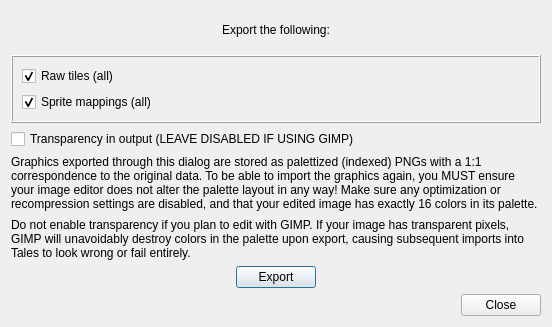
<?xml version="1.0" encoding="UTF-8"?>
<ui version="4.0">
 <class>NativeGraphicExportDialog</class>
 <widget class="QDialog" name="NativeGraphicExportDialog">
  <property name="geometry">
   <rect>
    <x>0</x>
    <y>0</y>
    <width>552</width>
    <height>327</height>
   </rect>
  </property>
  <property name="sizePolicy">
   <sizepolicy hsizetype="Fixed" vsizetype="Fixed">
    <horstretch>0</horstretch>
    <verstretch>0</verstretch>
   </sizepolicy>
  </property>
  <property name="windowTitle">
   <string>Native Graphics Export</string>
  </property>
  <layout class="QVBoxLayout" name="verticalLayout_2">
   <item>
    <widget class="QWidget" name="widget" native="true">
     <property name="sizePolicy">
      <sizepolicy hsizetype="Preferred" vsizetype="Maximum">
       <horstretch>0</horstretch>
       <verstretch>0</verstretch>
      </sizepolicy>
     </property>
     <layout class="QHBoxLayout" name="horizontalLayout">
      <item>
       <spacer name="horizontalSpacer">
        <property name="orientation">
         <enum>Qt::Horizontal</enum>
        </property>
        <property name="sizeHint" stdset="0">
         <size>
          <width>188</width>
          <height>20</height>
         </size>
        </property>
       </spacer>
      </item>
      <item>
       <widget class="QLabel" name="label">
        <property name="sizePolicy">
         <sizepolicy hsizetype="Preferred" vsizetype="Maximum">
          <horstretch>0</horstretch>
          <verstretch>0</verstretch>
         </sizepolicy>
        </property>
        <property name="text">
         <string>Export the following:</string>
        </property>
       </widget>
      </item>
      <item>
       <spacer name="horizontalSpacer_2">
        <property name="orientation">
         <enum>Qt::Horizontal</enum>
        </property>
        <property name="sizeHint" stdset="0">
         <size>
          <width>40</width>
          <height>20</height>
         </size>
        </property>
       </spacer>
      </item>
     </layout>
    </widget>
   </item>
   <item>
    <widget class="QFrame" name="frame">
     <property name="frameShape">
      <enum>QFrame::Box</enum>
     </property>
     <property name="frameShadow">
      <enum>QFrame::Raised</enum>
     </property>
     <layout class="QVBoxLayout" name="verticalLayout">
      <item>
       <widget class="QCheckBox" name="rawTilesCheckBox">
        <property name="text">
         <string>Raw tiles (all)</string>
        </property>
        <property name="checked">
         <bool>true</bool>
        </property>
       </widget>
      </item>
      <item>
       <widget class="QCheckBox" name="spriteMappingsCheckBox">
        <property name="text">
         <string>Sprite mappings (all)</string>
        </property>
        <property name="checked">
         <bool>true</bool>
        </property>
       </widget>
      </item>
     </layout>
    </widget>
   </item>
   <item>
    <widget class="QCheckBox" name="transparencyCheckBox">
     <property name="text">
      <string>Transparency in output (LEAVE DISABLED IF USING GIMP)</string>
     </property>
     <property name="checked">
      <bool>false</bool>
     </property>
    </widget>
   </item>
   <item>
    <widget class="QLabel" name="label_2">
     <property name="text">
      <string>Graphics exported through this dialog are stored as palettized (indexed) PNGs with a 1:1 correspondence to the original data. To be able to import the graphics again, you MUST ensure your image editor does not alter the palette layout in any way! Make sure any optimization or recompression settings are disabled, and that your edited image has exactly 16 colors in its palette.</string>
     </property>
     <property name="wordWrap">
      <bool>true</bool>
     </property>
    </widget>
   </item>
   <item>
    <widget class="QLabel" name="label_4">
     <property name="text">
      <string>Do not enable transparency if you plan to edit with GIMP. If your image has transparent pixels, GIMP will unavoidably destroy colors in the palette upon export, causing subsequent imports into Tales to look wrong or fail entirely.</string>
     </property>
     <property name="wordWrap">
      <bool>true</bool>
     </property>
    </widget>
   </item>
   <item>
    <layout class="QHBoxLayout" name="horizontalLayout_2">
     <item>
      <spacer name="horizontalSpacer_4">
       <property name="orientation">
        <enum>Qt::Horizontal</enum>
       </property>
       <property name="sizeHint" stdset="0">
        <size>
         <width>40</width>
         <height>20</height>
        </size>
       </property>
      </spacer>
     </item>
     <item>
      <widget class="QPushButton" name="pushButton">
       <property name="sizePolicy">
        <sizepolicy hsizetype="Maximum" vsizetype="Fixed">
         <horstretch>0</horstretch>
         <verstretch>0</verstretch>
        </sizepolicy>
       </property>
       <property name="text">
        <string>Export</string>
       </property>
      </widget>
     </item>
     <item>
      <spacer name="horizontalSpacer_3">
       <property name="orientation">
        <enum>Qt::Horizontal</enum>
       </property>
       <property name="sizeHint" stdset="0">
        <size>
         <width>40</width>
         <height>20</height>
        </size>
       </property>
      </spacer>
     </item>
    </layout>
   </item>
   <item>
    <widget class="QDialogButtonBox" name="buttonBox">
     <property name="orientation">
      <enum>Qt::Horizontal</enum>
     </property>
     <property name="standardButtons">
      <set>QDialogButtonBox::Close</set>
     </property>
    </widget>
   </item>
  </layout>
 </widget>
 <resources/>
 <connections>
  <connection>
   <sender>buttonBox</sender>
   <signal>accepted()</signal>
   <receiver>NativeGraphicExportDialog</receiver>
   <slot>accept()</slot>
   <hints>
    <hint type="sourcelabel">
     <x>248</x>
     <y>254</y>
    </hint>
    <hint type="destinationlabel">
     <x>157</x>
     <y>274</y>
    </hint>
   </hints>
  </connection>
  <connection>
   <sender>buttonBox</sender>
   <signal>rejected()</signal>
   <receiver>NativeGraphicExportDialog</receiver>
   <slot>reject()</slot>
   <hints>
    <hint type="sourcelabel">
     <x>316</x>
     <y>260</y>
    </hint>
    <hint type="destinationlabel">
     <x>286</x>
     <y>274</y>
    </hint>
   </hints>
  </connection>
 </connections>
</ui>
